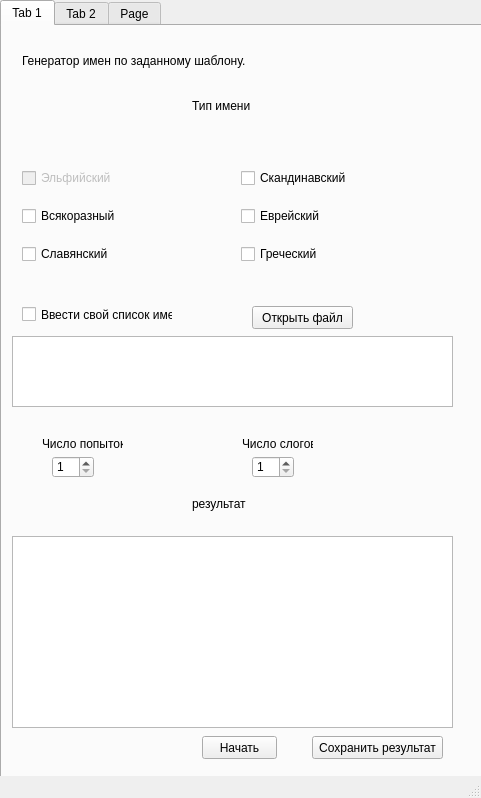
<?xml version="1.0" encoding="UTF-8"?>
<ui version="4.0">
 <class>MainWindow</class>
 <widget class="QMainWindow" name="MainWindow">
  <property name="geometry">
   <rect>
    <x>0</x>
    <y>0</y>
    <width>481</width>
    <height>798</height>
   </rect>
  </property>
  <property name="windowTitle">
   <string>MainWindow</string>
  </property>
  <widget class="QWidget" name="centralwidget">
   <widget class="QTabWidget" name="tabWidget">
    <property name="geometry">
     <rect>
      <x>0</x>
      <y>0</y>
      <width>811</width>
      <height>781</height>
     </rect>
    </property>
    <property name="currentIndex">
     <number>0</number>
    </property>
    <widget class="QWidget" name="tab_verbs">
     <attribute name="title">
      <string>Tab 1</string>
     </attribute>
     <widget class="QSpinBox" name="verb_counter">
      <property name="geometry">
       <rect>
        <x>250</x>
        <y>430</y>
        <width>42</width>
        <height>22</height>
       </rect>
      </property>
      <property name="minimum">
       <number>1</number>
      </property>
      <property name="maximum">
       <number>10</number>
      </property>
     </widget>
     <widget class="QCheckBox" name="checkList">
      <property name="geometry">
       <rect>
        <x>20</x>
        <y>280</y>
        <width>151</width>
        <height>17</height>
       </rect>
      </property>
      <property name="text">
       <string>Ввести свой список имен</string>
      </property>
     </widget>
     <widget class="QLabel" name="label_3">
      <property name="geometry">
       <rect>
        <x>240</x>
        <y>410</y>
        <width>71</width>
        <height>16</height>
       </rect>
      </property>
      <property name="text">
       <string>Число слогов</string>
      </property>
     </widget>
     <widget class="QWidget" name="gridLayoutWidget_2">
      <property name="geometry">
       <rect>
        <x>10</x>
        <y>130</y>
        <width>441</width>
        <height>121</height>
       </rect>
      </property>
      <layout class="QGridLayout" name="gridLayout_2" columnstretch="0,0">
       <property name="leftMargin">
        <number>10</number>
       </property>
       <property name="verticalSpacing">
        <number>6</number>
       </property>
       <item row="0" column="1">
        <widget class="QCheckBox" name="checkScand">
         <property name="text">
          <string>Скандинавский</string>
         </property>
        </widget>
       </item>
       <item row="1" column="1">
        <widget class="QCheckBox" name="checkJewish">
         <property name="text">
          <string>Еврейский</string>
         </property>
        </widget>
       </item>
       <item row="1" column="0">
        <widget class="QCheckBox" name="checkCommon">
         <property name="text">
          <string>Всякоразный</string>
         </property>
        </widget>
       </item>
       <item row="2" column="1">
        <widget class="QCheckBox" name="checkGreece">
         <property name="text">
          <string>Греческий</string>
         </property>
        </widget>
       </item>
       <item row="2" column="0">
        <widget class="QCheckBox" name="checkSlav">
         <property name="text">
          <string>Славянский</string>
         </property>
        </widget>
       </item>
       <item row="0" column="0">
        <widget class="QCheckBox" name="checkElven">
         <property name="enabled">
          <bool>false</bool>
         </property>
         <property name="text">
          <string>Эльфийский</string>
         </property>
        </widget>
       </item>
      </layout>
     </widget>
     <widget class="QPushButton" name="BrouseButton">
      <property name="geometry">
       <rect>
        <x>250</x>
        <y>280</y>
        <width>101</width>
        <height>23</height>
       </rect>
      </property>
      <property name="text">
       <string>Открыть файл</string>
      </property>
     </widget>
     <widget class="QLabel" name="label">
      <property name="geometry">
       <rect>
        <x>20</x>
        <y>20</y>
        <width>391</width>
        <height>31</height>
       </rect>
      </property>
      <property name="text">
       <string>&lt;html&gt;&lt;head/&gt;&lt;body&gt;&lt;p&gt;Генератор имен по заданному шаблону.&lt;/p&gt;&lt;/body&gt;&lt;/html&gt;</string>
      </property>
     </widget>
     <widget class="QListWidget" name="listWidget">
      <property name="geometry">
       <rect>
        <x>10</x>
        <y>510</y>
        <width>441</width>
        <height>192</height>
       </rect>
      </property>
     </widget>
     <widget class="QPushButton" name="StartButton">
      <property name="geometry">
       <rect>
        <x>200</x>
        <y>710</y>
        <width>75</width>
        <height>23</height>
       </rect>
      </property>
      <property name="text">
       <string>Начать</string>
      </property>
     </widget>
     <widget class="QLabel" name="label_2">
      <property name="geometry">
       <rect>
        <x>190</x>
        <y>70</y>
        <width>131</width>
        <height>20</height>
       </rect>
      </property>
      <property name="text">
       <string>Тип имени</string>
      </property>
     </widget>
     <widget class="QSpinBox" name="try_counter">
      <property name="geometry">
       <rect>
        <x>50</x>
        <y>430</y>
        <width>42</width>
        <height>22</height>
       </rect>
      </property>
      <property name="minimum">
       <number>1</number>
      </property>
     </widget>
     <widget class="QLabel" name="label_6">
      <property name="geometry">
       <rect>
        <x>190</x>
        <y>470</y>
        <width>61</width>
        <height>16</height>
       </rect>
      </property>
      <property name="text">
       <string>результат</string>
      </property>
     </widget>
     <widget class="QLabel" name="label_4">
      <property name="geometry">
       <rect>
        <x>40</x>
        <y>410</y>
        <width>81</width>
        <height>16</height>
       </rect>
      </property>
      <property name="text">
       <string>Число попыток</string>
      </property>
     </widget>
     <widget class="QPlainTextEdit" name="plainTextEdit">
      <property name="enabled">
       <bool>true</bool>
      </property>
      <property name="geometry">
       <rect>
        <x>10</x>
        <y>310</y>
        <width>441</width>
        <height>71</height>
       </rect>
      </property>
      <property name="readOnly">
       <bool>false</bool>
      </property>
     </widget>
     <widget class="QPushButton" name="SaveButton_1">
      <property name="geometry">
       <rect>
        <x>310</x>
        <y>710</y>
        <width>131</width>
        <height>23</height>
       </rect>
      </property>
      <property name="text">
       <string>Сохранить результат</string>
      </property>
     </widget>
    </widget>
    <widget class="QWidget" name="tab_letters">
     <attribute name="title">
      <string>Tab 2</string>
     </attribute>
     <widget class="QLabel" name="label_5">
      <property name="geometry">
       <rect>
        <x>40</x>
        <y>180</y>
        <width>47</width>
        <height>13</height>
       </rect>
      </property>
      <property name="text">
       <string>Имя</string>
      </property>
     </widget>
     <widget class="QLabel" name="label_7">
      <property name="geometry">
       <rect>
        <x>20</x>
        <y>20</y>
        <width>391</width>
        <height>151</height>
       </rect>
      </property>
      <property name="text">
       <string>&lt;html&gt;&lt;head/&gt;&lt;body&gt;&lt;p&gt;Введите шаблон имени и фамилии. &lt;/p&gt;&lt;p&gt;Для случайно генерируемой буквы, поставьте звездочку (*), &lt;/p&gt;&lt;p&gt;для гласной буквы - 1, для согласной - 2; или введите требуемую букву.&lt;/p&gt;&lt;p&gt;Пример: 1*****ция.&lt;/p&gt;&lt;/body&gt;&lt;/html&gt;</string>
      </property>
     </widget>
     <widget class="QLabel" name="label_8">
      <property name="geometry">
       <rect>
        <x>170</x>
        <y>240</y>
        <width>81</width>
        <height>16</height>
       </rect>
      </property>
      <property name="text">
       <string>Число попыток</string>
      </property>
     </widget>
     <widget class="QLineEdit" name="lineEdit">
      <property name="geometry">
       <rect>
        <x>30</x>
        <y>210</y>
        <width>181</width>
        <height>20</height>
       </rect>
      </property>
     </widget>
     <widget class="QLabel" name="label_9">
      <property name="geometry">
       <rect>
        <x>310</x>
        <y>180</y>
        <width>47</width>
        <height>13</height>
       </rect>
      </property>
      <property name="text">
       <string>Фамилия</string>
      </property>
     </widget>
     <widget class="QLabel" name="label_10">
      <property name="geometry">
       <rect>
        <x>190</x>
        <y>330</y>
        <width>61</width>
        <height>16</height>
       </rect>
      </property>
      <property name="text">
       <string>результат</string>
      </property>
     </widget>
     <widget class="QPushButton" name="pushButton">
      <property name="geometry">
       <rect>
        <x>170</x>
        <y>610</y>
        <width>75</width>
        <height>23</height>
       </rect>
      </property>
      <property name="text">
       <string>Начать</string>
      </property>
     </widget>
     <widget class="QListWidget" name="listWidget_3">
      <property name="geometry">
       <rect>
        <x>10</x>
        <y>370</y>
        <width>441</width>
        <height>192</height>
       </rect>
      </property>
     </widget>
     <widget class="QWidget" name="gridLayoutWidget">
      <property name="geometry">
       <rect>
        <x>9</x>
        <y>9</y>
        <width>77</width>
        <height>25</height>
       </rect>
      </property>
      <layout class="QGridLayout" name="gridLayout_3"/>
     </widget>
     <widget class="QLineEdit" name="lineEdit_2">
      <property name="geometry">
       <rect>
        <x>280</x>
        <y>210</y>
        <width>171</width>
        <height>20</height>
       </rect>
      </property>
     </widget>
     <widget class="QSpinBox" name="try_counter_2">
      <property name="geometry">
       <rect>
        <x>200</x>
        <y>270</y>
        <width>42</width>
        <height>22</height>
       </rect>
      </property>
      <property name="minimum">
       <number>1</number>
      </property>
     </widget>
     <widget class="QPushButton" name="SaveButton_2">
      <property name="geometry">
       <rect>
        <x>310</x>
        <y>610</y>
        <width>131</width>
        <height>23</height>
       </rect>
      </property>
      <property name="text">
       <string>Сохранить результат</string>
      </property>
     </widget>
    </widget>
    <widget class="QWidget" name="tab_save">
     <attribute name="title">
      <string>Page</string>
     </attribute>
     <widget class="QLabel" name="label_11">
      <property name="geometry">
       <rect>
        <x>160</x>
        <y>20</y>
        <width>141</width>
        <height>20</height>
       </rect>
      </property>
      <property name="text">
       <string>Сохраненные результаты</string>
      </property>
     </widget>
     <widget class="QPushButton" name="SaveButton_3">
      <property name="geometry">
       <rect>
        <x>240</x>
        <y>630</y>
        <width>131</width>
        <height>23</height>
       </rect>
      </property>
      <property name="text">
       <string>Сохранить в файл</string>
      </property>
     </widget>
     <widget class="QPushButton" name="CleanButton">
      <property name="geometry">
       <rect>
        <x>90</x>
        <y>630</y>
        <width>75</width>
        <height>23</height>
       </rect>
      </property>
      <property name="text">
       <string>Очистить</string>
      </property>
     </widget>
     <widget class="QListWidget" name="Results">
      <property name="geometry">
       <rect>
        <x>15</x>
        <y>60</y>
        <width>451</width>
        <height>511</height>
       </rect>
      </property>
     </widget>
    </widget>
   </widget>
  </widget>
  <widget class="QMenuBar" name="menubar">
   <property name="geometry">
    <rect>
     <x>0</x>
     <y>0</y>
     <width>481</width>
     <height>21</height>
    </rect>
   </property>
  </widget>
  <widget class="QStatusBar" name="statusbar"/>
 </widget>
 <resources/>
 <connections/>
</ui>
